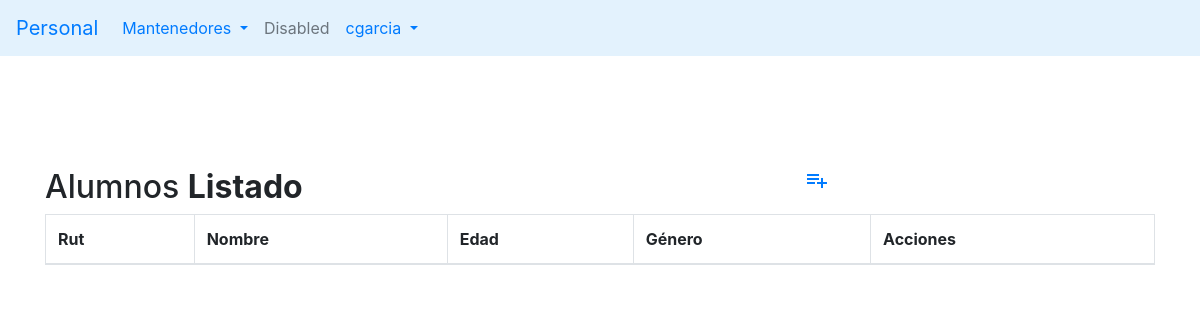
The app's page /personas/crud_alumno, older data.
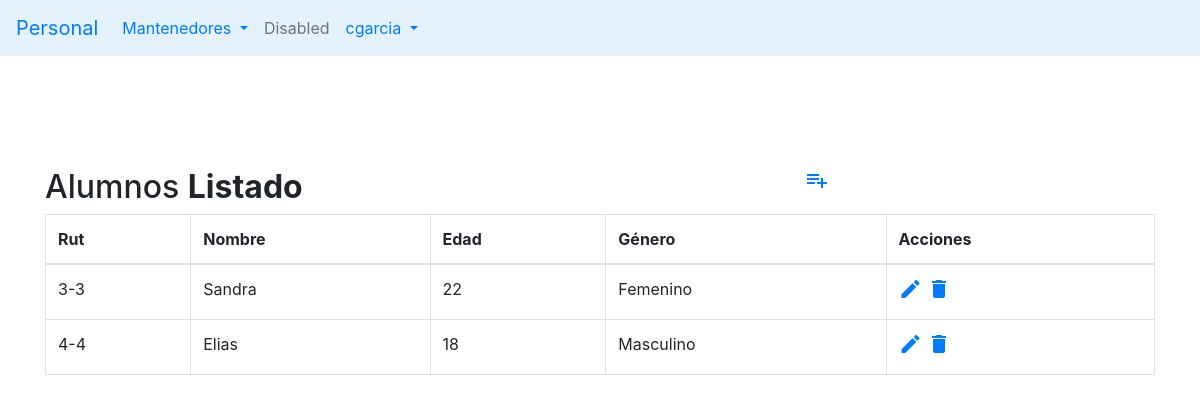
The same page, newer data.
### personas/models.py (models this page shows, shortened)
class Persona(models.Model):
    rut    = models.CharField(max_length=10, primary_key=True)
    nombre = models.CharField(max_length=30, blank=True, null=True)
    edad   = models.IntegerField(blank=True, null=True)
    activo = models.IntegerField(blank=True, null=True)

class Alumno(Persona):
    id_genero        = models.ForeignKey('personas.Genero', models.DO_NOTHING, db_column='idGenero')
    fecha_nacimiento = models.DateField(db_column='fechaNacimiento', blank=True, null=True)
    foto             = models.ImageField(upload_to=cargarFoto, null=True)

class Persona(models.Model):
    rut    = models.CharField(max_length=10, primary_key=True)
    nombre = models.CharField(max_length=30, blank=True, null=True)
    edad   = models.IntegerField(blank=True, null=True)
    activo = models.IntegerField(blank=True, null=True)

class Genero(models.Model):
    id_genero  = models.AutoField(db_column='idGenero', primary_key=True)
    genero     = models.CharField(max_length=20, blank=False, null=False)
    def __str__(self):
        return str(self.genero)

### personas/views.py (the view)
# urls.py: path('crud_alumno', views.crud_alumno, name='crud_alumno'),
def crud_alumno(request):
    print("hola  estoy en crud_alumnos...")
    alumnos = Alumno.objects.all()
    context = {'alumnos': alumnos,'accion': 'tabla'}
    return render(request, 'personas/crud_alumno.html', context)

### personas/templates/personas/crud_alumno.html (shortened to what this page needs)
{% extends "personas/base.html" %}
{% block content%}
<br>
    <div class="container">
        {% if accion == "tabla" %}
            <br>
            <br><br><br>
            <div id="cuadro1">
                <div class="table-wrapper">
                   <div class="table-title">
                        <div class="row">
                            <div class="col-sm-8"><h2>Alumnos <b>Listado</b></h2></div>
                            <div class="col-sm-4">
                                 <a class="add"    title="Agregar"    data-toggle="tooltip"
                                   href="{% url 'cargar_formulario_alumno' %}">
                                     <i class="material-icons"></i></a>
                            </div>
                        </div>
                    </div>
                    <table  class="table table-bordered">
                        <thead>
                        <tr>
                            <th scope="col">Rut</th>
                            <th scope="col">Nombre</th>
                            <th scope="col">Edad</th>
                            <th scope="col">Género</th>
                            <th scope="col">Acciones</th>
                        </tr>
                        </thead>
                        <tbody>
                        {% for alumno in alumnos %}
                            <tr>
                                <td>{{alumno.rut}}</td>
                                <td>{{alumno.nombre}}</td>
                                <td>{{alumno.edad}}</td>
                                <td>{{alumno.id_genero}}</td>
                                <td>
                                    <a class="edit"   title="Edit"   data-toggle="tooltip"
                                        href="{% url 'editar_alumno' pk=alumno.rut %}">
                                        <i class="material-icons"></i></a>
                                    <a class="delete" title="Delete" data-toggle="tooltip"
                                        href="{% url 'del_alumno' pk=alumno.rut %}">
                                        <i class="material-icons"></i></a>
                                </td>
                            </tr>
                        {% endfor %}
                        </tbody>
                    </table>
                </div>
            </div>
        {% endif %}
    </div>
{% endblock %}

Row changes from the older to the newer data that the page shows:
added Alumno: rut "3-3", nombre "Sandra", edad "22", id_genero "Femenino"
added Alumno: rut "4-4", nombre "Elias", edad "18", id_genero "Masculino"
